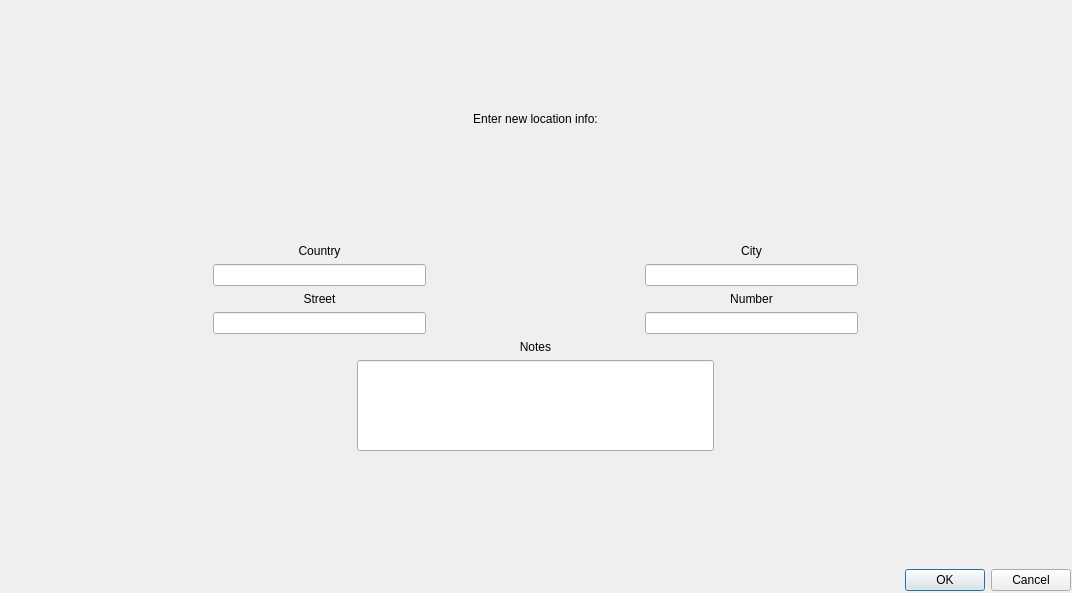
<?xml version="1.0" encoding="UTF-8"?>
<ui version="4.0">
 <class>Form</class>
 <widget class="QWidget" name="Form">
  <property name="geometry">
   <rect>
    <x>0</x>
    <y>0</y>
    <width>1072</width>
    <height>593</height>
   </rect>
  </property>
  <property name="windowTitle">
   <string>Form</string>
  </property>
  <widget class="QWidget" name="layoutWidget">
   <property name="geometry">
    <rect>
     <x>0</x>
     <y>0</y>
     <width>1071</width>
     <height>591</height>
    </rect>
   </property>
   <layout class="QVBoxLayout" name="verticalLayout_4">
    <item>
     <spacer name="verticalSpacer_4">
      <property name="orientation">
       <enum>Qt::Vertical</enum>
      </property>
      <property name="sizeHint" stdset="0">
       <size>
        <width>20</width>
        <height>40</height>
       </size>
      </property>
     </spacer>
    </item>
    <item>
     <widget class="QLabel" name="add_location_label">
      <property name="text">
       <string>Enter new location info:</string>
      </property>
      <property name="alignment">
       <set>Qt::AlignCenter</set>
      </property>
      <property name="margin">
       <number>15</number>
      </property>
     </widget>
    </item>
    <item>
     <spacer name="verticalSpacer_2">
      <property name="orientation">
       <enum>Qt::Vertical</enum>
      </property>
      <property name="sizeHint" stdset="0">
       <size>
        <width>20</width>
        <height>40</height>
       </size>
      </property>
     </spacer>
    </item>
    <item>
     <layout class="QHBoxLayout" name="horizontalLayout_2">
      <item>
       <spacer name="horizontalSpacer">
        <property name="orientation">
         <enum>Qt::Horizontal</enum>
        </property>
        <property name="sizeHint" stdset="0">
         <size>
          <width>40</width>
          <height>20</height>
         </size>
        </property>
       </spacer>
      </item>
      <item>
       <layout class="QVBoxLayout" name="verticalLayout">
        <item>
         <widget class="QLabel" name="country_label">
          <property name="sizePolicy">
           <sizepolicy hsizetype="Preferred" vsizetype="Minimum">
            <horstretch>0</horstretch>
            <verstretch>0</verstretch>
           </sizepolicy>
          </property>
          <property name="text">
           <string>Country</string>
          </property>
          <property name="alignment">
           <set>Qt::AlignCenter</set>
          </property>
         </widget>
        </item>
        <item>
         <widget class="QLineEdit" name="enter_country">
          <property name="sizePolicy">
           <sizepolicy hsizetype="MinimumExpanding" vsizetype="Fixed">
            <horstretch>0</horstretch>
            <verstretch>0</verstretch>
           </sizepolicy>
          </property>
         </widget>
        </item>
       </layout>
      </item>
      <item>
       <spacer name="horizontalSpacer_2">
        <property name="orientation">
         <enum>Qt::Horizontal</enum>
        </property>
        <property name="sizeHint" stdset="0">
         <size>
          <width>40</width>
          <height>20</height>
         </size>
        </property>
       </spacer>
      </item>
      <item>
       <layout class="QVBoxLayout" name="verticalLayout_2">
        <item>
         <widget class="QLabel" name="city_label">
          <property name="sizePolicy">
           <sizepolicy hsizetype="Preferred" vsizetype="Minimum">
            <horstretch>0</horstretch>
            <verstretch>0</verstretch>
           </sizepolicy>
          </property>
          <property name="text">
           <string>City</string>
          </property>
          <property name="alignment">
           <set>Qt::AlignCenter</set>
          </property>
         </widget>
        </item>
        <item>
         <widget class="QLineEdit" name="enter_city">
          <property name="sizePolicy">
           <sizepolicy hsizetype="MinimumExpanding" vsizetype="Fixed">
            <horstretch>0</horstretch>
            <verstretch>0</verstretch>
           </sizepolicy>
          </property>
         </widget>
        </item>
       </layout>
      </item>
      <item>
       <spacer name="horizontalSpacer_3">
        <property name="orientation">
         <enum>Qt::Horizontal</enum>
        </property>
        <property name="sizeHint" stdset="0">
         <size>
          <width>40</width>
          <height>20</height>
         </size>
        </property>
       </spacer>
      </item>
     </layout>
    </item>
    <item>
     <layout class="QHBoxLayout" name="horizontalLayout_3">
      <item>
       <spacer name="horizontalSpacer_4">
        <property name="orientation">
         <enum>Qt::Horizontal</enum>
        </property>
        <property name="sizeHint" stdset="0">
         <size>
          <width>40</width>
          <height>20</height>
         </size>
        </property>
       </spacer>
      </item>
      <item>
       <layout class="QVBoxLayout" name="verticalLayout_3">
        <item>
         <widget class="QLabel" name="street_label">
          <property name="sizePolicy">
           <sizepolicy hsizetype="Preferred" vsizetype="Minimum">
            <horstretch>0</horstretch>
            <verstretch>0</verstretch>
           </sizepolicy>
          </property>
          <property name="text">
           <string>Street</string>
          </property>
          <property name="alignment">
           <set>Qt::AlignCenter</set>
          </property>
         </widget>
        </item>
        <item>
         <widget class="QLineEdit" name="enter_street">
          <property name="sizePolicy">
           <sizepolicy hsizetype="MinimumExpanding" vsizetype="Fixed">
            <horstretch>0</horstretch>
            <verstretch>0</verstretch>
           </sizepolicy>
          </property>
         </widget>
        </item>
       </layout>
      </item>
      <item>
       <spacer name="horizontalSpacer_5">
        <property name="orientation">
         <enum>Qt::Horizontal</enum>
        </property>
        <property name="sizeHint" stdset="0">
         <size>
          <width>40</width>
          <height>20</height>
         </size>
        </property>
       </spacer>
      </item>
      <item>
       <layout class="QVBoxLayout" name="verticalLayout_5">
        <item>
         <widget class="QLabel" name="number_label">
          <property name="sizePolicy">
           <sizepolicy hsizetype="Preferred" vsizetype="Minimum">
            <horstretch>0</horstretch>
            <verstretch>0</verstretch>
           </sizepolicy>
          </property>
          <property name="text">
           <string>Number</string>
          </property>
          <property name="alignment">
           <set>Qt::AlignCenter</set>
          </property>
         </widget>
        </item>
        <item>
         <widget class="QLineEdit" name="enter_number">
          <property name="sizePolicy">
           <sizepolicy hsizetype="MinimumExpanding" vsizetype="Fixed">
            <horstretch>0</horstretch>
            <verstretch>0</verstretch>
           </sizepolicy>
          </property>
         </widget>
        </item>
       </layout>
      </item>
      <item>
       <spacer name="horizontalSpacer_6">
        <property name="orientation">
         <enum>Qt::Horizontal</enum>
        </property>
        <property name="sizeHint" stdset="0">
         <size>
          <width>40</width>
          <height>20</height>
         </size>
        </property>
       </spacer>
      </item>
     </layout>
    </item>
    <item>
     <layout class="QVBoxLayout" name="verticalLayout_6">
      <item>
       <widget class="QLabel" name="notes_label">
        <property name="sizePolicy">
         <sizepolicy hsizetype="Preferred" vsizetype="Minimum">
          <horstretch>0</horstretch>
          <verstretch>0</verstretch>
         </sizepolicy>
        </property>
        <property name="text">
         <string>Notes</string>
        </property>
        <property name="alignment">
         <set>Qt::AlignCenter</set>
        </property>
       </widget>
      </item>
      <item>
       <layout class="QHBoxLayout" name="horizontalLayout_4">
        <item>
         <spacer name="horizontalSpacer_7">
          <property name="orientation">
           <enum>Qt::Horizontal</enum>
          </property>
          <property name="sizeHint" stdset="0">
           <size>
            <width>40</width>
            <height>20</height>
           </size>
          </property>
         </spacer>
        </item>
        <item>
         <widget class="QLineEdit" name="enter_notes">
          <property name="sizePolicy">
           <sizepolicy hsizetype="MinimumExpanding" vsizetype="Expanding">
            <horstretch>0</horstretch>
            <verstretch>0</verstretch>
           </sizepolicy>
          </property>
         </widget>
        </item>
        <item>
         <spacer name="horizontalSpacer_9">
          <property name="orientation">
           <enum>Qt::Horizontal</enum>
          </property>
          <property name="sizeHint" stdset="0">
           <size>
            <width>40</width>
            <height>20</height>
           </size>
          </property>
         </spacer>
        </item>
       </layout>
      </item>
     </layout>
    </item>
    <item>
     <spacer name="verticalSpacer_3">
      <property name="orientation">
       <enum>Qt::Vertical</enum>
      </property>
      <property name="sizeHint" stdset="0">
       <size>
        <width>20</width>
        <height>40</height>
       </size>
      </property>
     </spacer>
    </item>
    <item>
     <widget class="QDialogButtonBox" name="window_control">
      <property name="standardButtons">
       <set>QDialogButtonBox::Cancel|QDialogButtonBox::Ok</set>
      </property>
      <property name="centerButtons">
       <bool>false</bool>
      </property>
     </widget>
    </item>
   </layout>
  </widget>
 </widget>
 <resources/>
 <connections/>
</ui>
